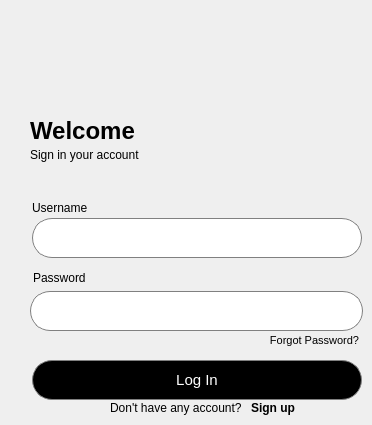
             <widget class="QWidget" name="page_3">
              <widget class="QWidget" name="layoutWidget10">
               <property name="geometry">
                <rect>
                 <x>110</x>
                 <y>400</y>
                 <width>185</width>
                 <height>16</height>
                </rect>
               </property>
               <layout class="QHBoxLayout" name="horizontalLayout_4" stretch="0,0">
                <property name="spacing">
                 <number>0</number>
                </property>
                <item>
                 <widget class="QLabel" name="label_6">
                  <property name="minimumSize">
                   <size>
                    <width>150</width>
                    <height>0</height>
                   </size>
                  </property>
                  <property name="text">
                   <string>Don't have any account?</string>
                  </property>
                 </widget>
                </item>
                <item>
                 <widget class="QPushButton" name="Signupbtn">
                  <property name="font">
                   <font>
                    <bold>true</bold>
                   </font>
                  </property>
                  <property name="cursor">
                   <cursorShape>PointingHandCursor</cursorShape>
                  </property>
                  <property name="styleSheet">
                   <string notr="true">border:none;</string>
                  </property>
                  <property name="text">
                   <string>Sign up</string>
                  </property>
                 </widget>
                </item>
               </layout>
              </widget>
              <widget class="QLabel" name="label">
               <property name="geometry">
                <rect>
                 <x>32</x>
                 <y>200</y>
                 <width>171</width>
                 <height>16</height>
                </rect>
               </property>
               <property name="text">
                <string>Username</string>
               </property>
              </widget>
              <widget class="QWidget" name="layoutWidget_2">
               <property name="geometry">
                <rect>
                 <x>30</x>
                 <y>290</y>
                 <width>333</width>
                 <height>42</height>
                </rect>
               </property>
               <layout class="QHBoxLayout" name="horizontalLayout_5">
                <property name="spacing">
                 <number>0</number>
                </property>
                <item>
                 <widget class="QLineEdit" name="Password_2">
                  <property name="minimumSize">
                   <size>
                    <width>296</width>
                    <height>40</height>
                   </size>
                  </property>
                  <property name="maximumSize">
                   <size>
                    <width>300</width>
                    <height>16777215</height>
                   </size>
                  </property>
                  <property name="font">
                   <font>
                    <pointsize>11</pointsize>
                   </font>
                  </property>
                  <property name="styleSheet">
                   <string notr="true">QLineEdit{
padding-left:20px;
border: 1px solid gray;
border-top-left-radius: 20px;
border-bottom-left-radius: 20px;
border-right: none;
	background-color: rgb(255, 255, 255);
}</string>
                  </property>
                  <property name="text">
                   <string/>
                  </property>
                  <property name="echoMode">
                   <enum>QLineEdit::EchoMode::Password</enum>
                  </property>
                  <property name="placeholderText">
                   <string/>
                  </property>
                 </widget>
                </item>
                <item>
                 <widget class="QPushButton" name="hidebtn_2">
                  <property name="minimumSize">
                   <size>
                    <width>35</width>
                    <height>40</height>
                   </size>
                  </property>
                  <property name="maximumSize">
                   <size>
                    <width>35</width>
                    <height>16777215</height>
                   </size>
                  </property>
                  <property name="cursor">
                   <cursorShape>PointingHandCursor</cursorShape>
                  </property>
                  <property name="styleSheet">
                   <string notr="true">border: 1px solid gray;
border-top-right-radius: 20px;
border-bottom-right-radius: 20px;
border-left: none;
background-color: rgb(255, 255, 255);
padding-left:-5px;</string>
                  </property>
                  <property name="text">
                   <string/>
                  </property>
                  <property name="icon">
                   <iconset resource="Resources.qrc">
                    <normaloff>:/new/prefix1/Resources/hide.png</normaloff>
                    <normalon>:/new/prefix1/Resources/view.png</normalon>:/new/prefix1/Resources/hide.png</iconset>
                  </property>
                  <property name="iconSize">
                   <size>
                    <width>15</width>
                    <height>15</height>
                   </size>
                  </property>
                  <property name="checkable">
                   <bool>true</bool>
                  </property>
                 </widget>
                </item>
               </layout>
              </widget>
              <widget class="QPushButton" name="pushButton">
               <property name="geometry">
                <rect>
                 <x>269</x>
                 <y>332</y>
                 <width>91</width>
                 <height>16</height>
                </rect>
               </property>
               <property name="font">
                <font>
                 <pointsize>8</pointsize>
                </font>
               </property>
               <property name="cursor">
                <cursorShape>PointingHandCursor</cursorShape>
               </property>
               <property name="styleSheet">
                <string notr="true">border:none;</string>
               </property>
               <property name="text">
                <string>Forgot Password?</string>
               </property>
              </widget>
              <widget class="QWidget" name="layoutWidget_3">
               <property name="geometry">
                <rect>
                 <x>30</x>
                 <y>120</y>
                 <width>121</width>
                 <height>42</height>
                </rect>
               </property>
               <layout class="QVBoxLayout" name="verticalLayout_8">
                <item>
                 <widget class="QLabel" name="label_7">
                  <property name="font">
                   <font>
                    <pointsize>18</pointsize>
                    <bold>true</bold>
                   </font>
                  </property>
                  <property name="text">
                   <string>Welcome</string>
                  </property>
                 </widget>
                </item>
                <item>
                 <widget class="QLabel" name="label_8">
                  <property name="text">
                   <string>Sign in your account</string>
                  </property>
                 </widget>
                </item>
               </layout>
              </widget>
              <widget class="QLabel" name="label_9">
               <property name="geometry">
                <rect>
                 <x>30</x>
                 <y>30</y>
                 <width>40</width>
                 <height>40</height>
                </rect>
               </property>
               <property name="minimumSize">
                <size>
                 <width>40</width>
                 <height>40</height>
                </size>
               </property>
               <property name="maximumSize">
                <size>
                 <width>40</width>
                 <height>40</height>
                </size>
               </property>
               <property name="font">
                <font>
                 <pointsize>12</pointsize>
                </font>
               </property>
               <property name="text">
                <string/>
               </property>
               <property name="pixmap">
                <pixmap resource="Resources.qrc">:/new/prefix1/Resources/logoooo.png</pixmap>
               </property>
               <property name="scaledContents">
                <bool>true</bool>
               </property>
              </widget>
              <widget class="QLineEdit" name="UserName">
               <property name="geometry">
                <rect>
                 <x>32</x>
                 <y>218</y>
                 <width>330</width>
                 <height>40</height>
                </rect>
               </property>
               <property name="minimumSize">
                <size>
                 <width>330</width>
                 <height>40</height>
                </size>
               </property>
               <property name="font">
                <font>
                 <pointsize>11</pointsize>
                </font>
               </property>
               <property name="styleSheet">
                <string notr="true">QLineEdit{
padding-left:20px;
border: 1px solid gray;
border-radius: 20px;
	background-color: rgb(255, 255, 255);
}</string>
               </property>
               <property name="placeholderText">
                <string/>
               </property>
              </widget>
              <widget class="QPushButton" name="Loginbtn">
               <property name="geometry">
                <rect>
                 <x>32</x>
                 <y>360</y>
                 <width>330</width>
                 <height>40</height>
                </rect>
               </property>
               <property name="minimumSize">
                <size>
                 <width>330</width>
                 <height>40</height>
                </size>
               </property>
               <property name="font">
                <font>
                 <pointsize>11</pointsize>
                 <bold>false</bold>
                </font>
               </property>
               <property name="cursor">
                <cursorShape>PointingHandCursor</cursorShape>
               </property>
               <property name="styleSheet">
                <string notr="true">QPushButton{
border: 1px solid gray;
border-radius: 20px;
background-color: rgb(0, 0, 0);
color:white;
}</string>
               </property>
               <property name="text">
                <string>Log In</string>
               </property>
              </widget>
              <widget class="QLabel" name="label_2">
               <property name="geometry">
                <rect>
                 <x>33</x>
                 <y>270</y>
                 <width>181</width>
                 <height>16</height>
                </rect>
               </property>
               <property name="text">
                <string>Password</string>
               </property>
              </widget>
              <widget class="QLabel" name="signinfailed">
               <property name="geometry">
                <rect>
                 <x>31</x>
                 <y>331</y>
                 <width>241</width>
                 <height>16</height>
                </rect>
               </property>
               <property name="minimumSize">
                <size>
                 <width>241</width>
                 <height>0</height>
                </size>
               </property>
               <property name="font">
                <font>
                 <pointsize>8</pointsize>
                </font>
               </property>
               <property name="styleSheet">
                <string notr="true">color: rgb(255, 0, 0);
border:none</string>
               </property>
               <property name="text">
                <string/>
               </property>
              </widget>
             </widget>
